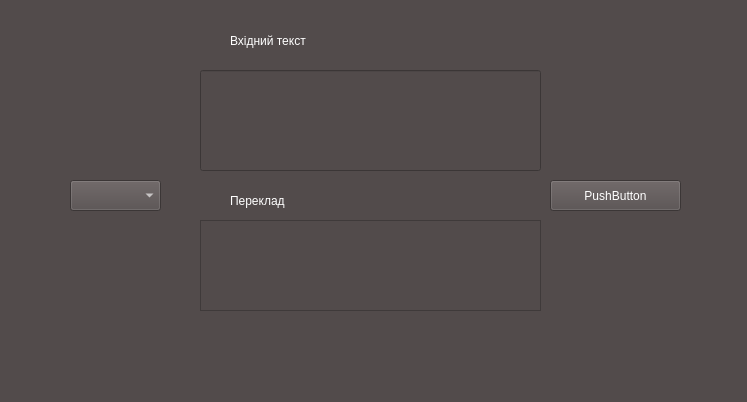
<?xml version="1.0" encoding="UTF-8"?>
<ui version="4.0">
 <class>MainWindow</class>
 <widget class="QMainWindow" name="MainWindow">
  <property name="geometry">
   <rect>
    <x>0</x>
    <y>0</y>
    <width>747</width>
    <height>402</height>
   </rect>
  </property>
  <property name="font">
   <font>
    <family>System</family>
    <weight>75</weight>
    <bold>true</bold>
   </font>
  </property>
  <property name="windowTitle">
   <string>MainWindow</string>
  </property>
  <property name="styleSheet">
   <string notr="true">background-color: #524b4b;  color: white;</string>
  </property>
  <widget class="QWidget" name="centralwidget">
   <widget class="QLabel" name="label">
    <property name="geometry">
     <rect>
      <x>230</x>
      <y>20</y>
      <width>221</width>
      <height>41</height>
     </rect>
    </property>
    <property name="text">
     <string>Вхідний текст</string>
    </property>
   </widget>
   <widget class="QLineEdit" name="lineEdit">
    <property name="geometry">
     <rect>
      <x>200</x>
      <y>70</y>
      <width>341</width>
      <height>101</height>
     </rect>
    </property>
   </widget>
   <widget class="QComboBox" name="comboBox">
    <property name="geometry">
     <rect>
      <x>70</x>
      <y>180</y>
      <width>91</width>
      <height>31</height>
     </rect>
    </property>
   </widget>
   <widget class="QPushButton" name="pushButton">
    <property name="geometry">
     <rect>
      <x>550</x>
      <y>180</y>
      <width>131</width>
      <height>31</height>
     </rect>
    </property>
    <property name="text">
     <string>PushButton</string>
    </property>
   </widget>
   <widget class="QLabel" name="label_2">
    <property name="geometry">
     <rect>
      <x>230</x>
      <y>180</y>
      <width>221</width>
      <height>41</height>
     </rect>
    </property>
    <property name="text">
     <string>Переклад</string>
    </property>
   </widget>
   <widget class="QTextEdit" name="textEdit">
    <property name="geometry">
     <rect>
      <x>200</x>
      <y>220</y>
      <width>341</width>
      <height>91</height>
     </rect>
    </property>
   </widget>
  </widget>
  <widget class="QMenuBar" name="menubar">
   <property name="geometry">
    <rect>
     <x>0</x>
     <y>0</y>
     <width>747</width>
     <height>21</height>
    </rect>
   </property>
  </widget>
  <widget class="QStatusBar" name="statusbar"/>
 </widget>
 <resources/>
 <connections/>
</ui>
